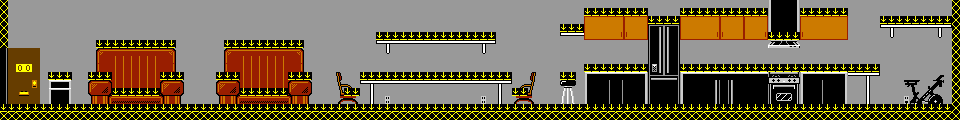

Below is a game level as drawn by its tile map, then a one-line description and the .tmx that defines it (tile-layer data replaced by summaries):
An orthogonal 120x15 tile map with 8x8 px tiles, 5 tile layers (pal3, pal2, pal1, pal0, ...), 5 tilesets.

<map version="1.9" tiledversion="1.9.2" orientation="orthogonal" renderorder="right-down" width="120" height="15" tilewidth="8" tileheight="8" infinite="0" nextlayerid="6" nextobjectid="1">
 <editorsettings>
  <export format="csv" />
 </editorsettings>
 <tileset firstgid="1" source="../condo_tiles_bw.tsx" />
 <tileset firstgid="257" source="../condo_0.tsx" />
 <tileset firstgid="513" source="../condo_plat.tsx" />
 <tileset firstgid="769" source="../condo_1.tsx" />
 <tileset firstgid="1025" source="../condo_tiles_blue.tsx" />
 <layer id="2" name="pal3" width="120" height="15">
  <data>[1800 cells, 1800 non-empty, 101 distinct tile ids]</data>
 </layer>
 <layer id="1" name="pal2" width="120" height="15">
  <data>[1800 cells, 0 non-empty, 0 distinct tile ids]</data>
 </layer>
 <layer id="3" name="pal1" width="120" height="15">
  <data>[1800 cells, 273 non-empty, 62 distinct tile ids]</data>
 </layer>
 <layer id="4" name="pal0" width="120" height="15">
  <data>[1800 cells, 32 non-empty, 5 distinct tile ids]</data>
 </layer>
 <layer id="5" name="platform" width="120" height="15">
  <data>[1800 cells, 424 non-empty, 2 distinct tile ids]</data>
 </layer>
</map>